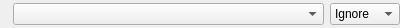
<?xml version="1.0" encoding="UTF-8"?>
<ui version="4.0">
 <class>BatchWidget</class>
 <widget class="QWidget" name="BatchWidget">
  <property name="geometry">
   <rect>
    <x>0</x>
    <y>0</y>
    <width>400</width>
    <height>28</height>
   </rect>
  </property>
  <layout class="QHBoxLayout" name="horizontalLayout">
   <property name="leftMargin">
    <number>0</number>
   </property>
   <property name="topMargin">
    <number>0</number>
   </property>
   <property name="rightMargin">
    <number>0</number>
   </property>
   <property name="bottomMargin">
    <number>0</number>
   </property>
   <item>
    <widget class="QLabel" name="Column">
     <property name="sizePolicy">
      <sizepolicy hsizetype="Fixed" vsizetype="Fixed">
       <horstretch>0</horstretch>
       <verstretch>0</verstretch>
      </sizepolicy>
     </property>
     <property name="text">
      <string/>
     </property>
    </widget>
   </item>
   <item>
    <widget class="QComboBox" name="Field"/>
   </item>
   <item>
    <widget class="QComboBox" name="Function">
     <property name="sizePolicy">
      <sizepolicy hsizetype="Fixed" vsizetype="Fixed">
       <horstretch>0</horstretch>
       <verstretch>0</verstretch>
      </sizepolicy>
     </property>
     <item>
      <property name="text">
       <string>Ignore</string>
      </property>
     </item>
     <item>
      <property name="text">
       <string>Where</string>
      </property>
     </item>
     <item>
      <property name="text">
       <string>Update</string>
      </property>
     </item>
    </widget>
   </item>
  </layout>
 </widget>
 <tabstops>
  <tabstop>Field</tabstop>
  <tabstop>Function</tabstop>
 </tabstops>
 <resources/>
 <connections/>
</ui>
